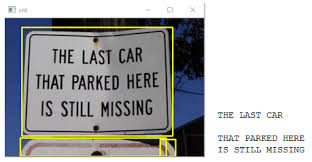
#> input picture img1.jpg, 312 x 162 px
$ python -i Image_Analysis_Tool.py   (imports and definitions only)
#> lines starting #> are read from the running program, lines starting #| are printed output that depends on the picture; after the words box and inside, x2 and y2 are one past the last pixel; in counts of white or black regions, pixels touching at a corner belong together
import os
import io
import cv2
import numpy as np
from google.cloud import vision
from PIL import Image

# Function to analyze the image using Google Vision API
# [31 lines left out: functions analyze_image, extract_text, not called in this run]

# Function to segment visual elements using OpenCV
def segment_visual_elements(image_path):
#> called with image_path = 'img1.jpg'
    try:
        image = cv2.imread(image_path)
#> image is the input picture: shape (162, 312, 3); mean B, G, R 174.4, 174.6, 173.6
        gray = cv2.cvtColor(image, cv2.COLOR_BGR2GRAY)
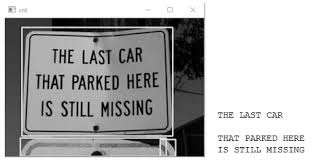
#> gray: shape (162, 312); min 0, max 255, mean 174.3
        _, thresh = cv2.threshold(gray, 150, 255, cv2.THRESH_BINARY_INV)
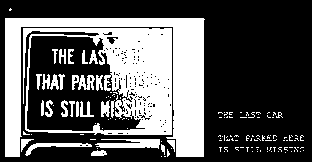
#> thresh: shape (162, 312); 35% white; 139 white regions (112 under 20 px)
        contours, _ = cv2.findContours(thresh, cv2.RETR_EXTERNAL, cv2.CHAIN_APPROX_SIMPLE)
#> contours = 100 contours, 93 with area under 20; largest, box (x1, y1, x2, y2) and area: (23, 28, 172, 135) 14952, (5, 18, 205, 157) 7362, (95, 139, 160, 149) 339, (25, 143, 92, 156) 201, (91, 150, 107, 156) 58, (21, 139, 34, 152) 47, (167, 140, 175, 152) 32

        visual_elements = []
        for cnt in contours:
            x, y, w, h = cv2.boundingRect(cnt)
            visual_elements.append(image[y:y+h, x:x+w])
#> this loop made 100 passes
#> (x, y, w, h) on passes 2, 3, 4, 5, 6, 7, 8, 9, 10, 11, 12, 15: (161, 156, 1, 1), (285, 152, 1, 1), (300, 151, 1, 1), (291, 151, 1, 1), (278, 151, 1, 1), (271, 151, 1, 1), (267, 151, 1, 1), (257, 151, 1, 1), (252, 151, 1, 1), (224, 151, 1, 1), (303, 150, 1, 1), (91, 150, 16, 6)
#> (cnt, x, y, w, h) on passes 1, 13, 14, 20, 21, 23: ([[164, 156], [165, 156]], 164, 156, 2, 1), ([[294, 150], [294, 151]], 294, 150, 1, 2), ([[260, 150], [260, 151]], 260, 150, 1, 2), ([[301, 147], [300, 148], [301, 147], [303, 147]], 300, 147, 4, 2), ([[297, 147], [298, 147]], 297, 147, 2, 1), ([[289, 147], [292, 147]], 289, 147, 4, 1)
#> after the loop, visual_elements = 100 items, first 6: [[124, 148, 160], [82, 154, 166]], [[113, 154, 157]], [[146, 146, 146]], [[181, 158, 120]], [[189, 140, 92]], [[81, 87, 100]]

        return visual_elements

    except Exception as e:
        print(f"Error in segment_visual_elements: {e}")
        return []

# Function to save visual elements as images and create an HTML string
# [65 lines left out: functions create_html, save_html, main, not called in this run]

# Entry point of the script
# [6 lines not run here, left out]

>>> result = segment_visual_elements('img1.jpg')
#> result has the same summary as visual_elements in segment_visual_elements
